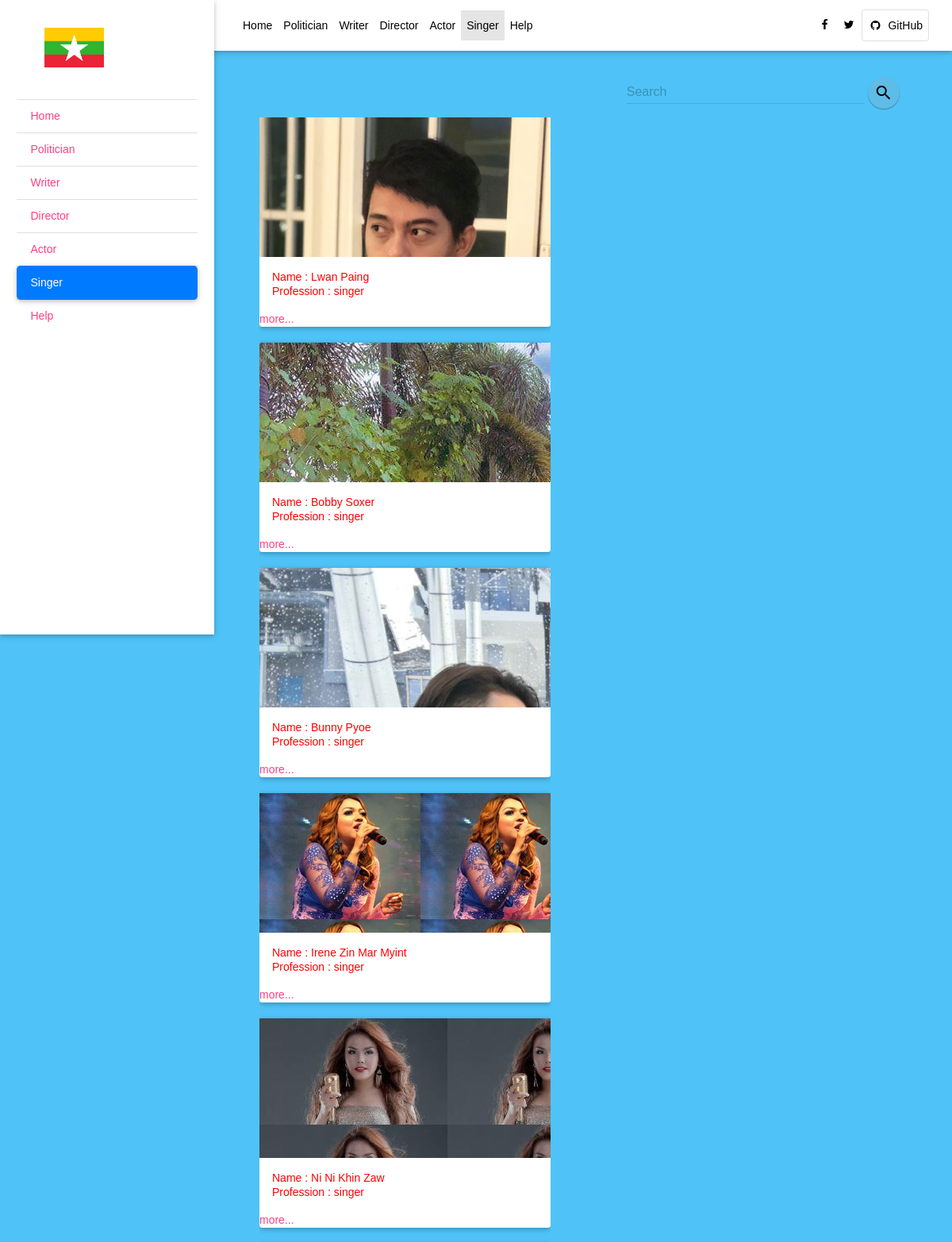
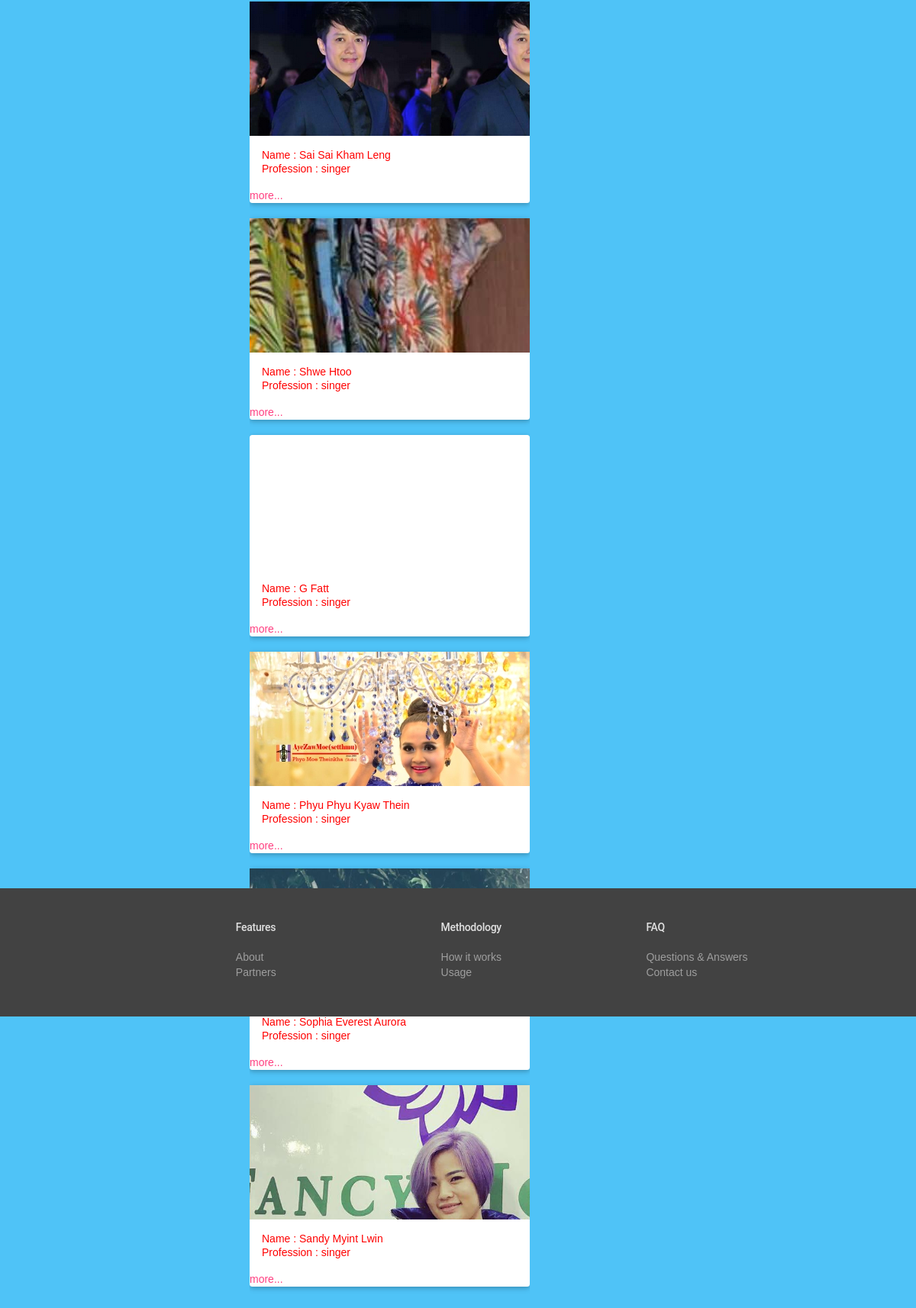
/aboutsinger.html, run on the app's committed database (2 pictures, top to bottom).
### main.py (models this page shows, shortened)
class Person(db.Model):
    id = db.Column(db.Integer,primary_key=True)
    name = db.Column(db.String(30),nullable=False)
    profession = db.Column(db.String(30),nullable=False)
    image = db.Column(db.Text,nullable=False)
    contact = db.Column(db.Text,nullable=False)

### main.py (the view)
@app.route('/aboutsinger.html', methods=['POST', 'GET'])
def singer():
    singer = Person.query.filter(Person.profession=="singer").all()
    return render_template("aboutsinger.html", singer=singer)

### templates/aboutsinger.html (shortened to what this page needs)
<!DOCTYPE html>
<html lang="en">
<head>
    <link rel="stylesheet" href="https://maxcdn.bootstrapcdn.com/font-awesome/4.7.0/css/font-awesome.min.css">
    <link href="{{ url_for('static', filename='css/bootstrap.css') }}" rel="stylesheet">
    <link href="{{ url_for('static', filename='css/mdb.css') }}" rel="stylesheet">
    <link href="{{ url_for('static', filename='css/style.css') }}" rel="stylesheet">
    <link rel="stylesheet" href="{{ url_for('static', filename='css/material.css') }}">
</head>
<body class="mdl-color--light-blue-300">
    <header>
        <nav class="navbar fixed-top navbar-expand-lg navbar-light white scrolling-navbar">
            <div class="container-fluid">
                <div class="collapse navbar-collapse" id="navbarSupportedContent">
                    <ul class="navbar-nav mr-auto">
                        <li class="nav-item">
                            <a class="nav-link waves-effect" href="https://realproject-whoiswhoinmyanmar.herokuapp.com/">Home
                            </a>
                        </li>
                        <li class="nav-item">
				<a class="nav-link waves-effect" href="aboutparli.html">Politician</a>
                        </li>
                        <li class="nav-item">
                            <a class="nav-link waves-effect" href="aboutwriter.html">Writer</a>
                        </li>
                        <li class="nav-item">
                            <a class="nav-link waves-effect" href="aboutdirector.html">Director</a>
                        </li>
			<li class="nav-item">
				<a class="nav-link waves-effect" href="aboutactor.html">Actor</a>
			</li>
			<li class="nav-item active">
				<a class="nav-link waves-effect" href="aboutsinger.html">Singer<span class="sr-only">(current)</span></a>
			</li>
			<li class="nav-item">
				<a class="nav-link waves-effect" href="help.html">Help</a>
			</li>
                    </ul>
                    <ul class="navbar-nav nav-flex-icons">
                        <li class="nav-item">
                            <a href="https://www.facebook.com/ah.thawm" class="nav-link waves-effect" target="_blank">
                                <i class="fa fa-facebook"></i>
                            </a>
                        </li>
                        <li class="nav-item">
                            <a href="https://twitter.com/SThawm" class="nav-link waves-effect" target="_blank">
                                <i class="fa fa-twitter"></i>
                            </a>
                        </li>
                        <li class="nav-item">
                            <a href="https://github.com/SanThorl/" class="nav-link border border-light rounded waves-effect"
                                target="_blank">
                                <i class="fa fa-github mr-2"></i>GitHub
                            </a>
                        </li>
                    </ul>
                </div>
            </div>
        </nav>
        <div class="sidebar-fixed position-fixed">
            <a class="logo-wrapper waves-effect">
		    <img src="{{ url_for('static', filename='img/Flag.PNG') }}" class="img-fluid" alt="">
            </a>
            <div class="list-group list-group-flush">
                <a href="https://realproject-whoiswhoinmyanmar.herokuapp.com/" class="list-group-item waves-effect">
                    Home
		</a>
                <a href="aboutparli.html" class="list-group-item waves-effect">
                    Politician
		</a>
                <a href="aboutwriter.html" class="list-group-item waves-effect">
                    Writer
		</a>
                <a href="aboutdirector.html" class="list-group-item waves-effect">
                    Director
		</a>
		<a href="aboutactor.html" class="list-group-item waves-effect">
			Actor
		</a>
		<a href="aboutsinger.html" class="list-group-item active waves-effect">
			Singer
		</a>
		<a href="help.html" class="list-group-item waves-effect">
			Help
		</a>
                            </div>
        </div>
    </header>
    <main class="pt-5 mx-lg-5">
        <div class="container-fluid mt-5">
 <div class="mdl-layout--large-screen-only mdl-layout__header-row">
<form action="/" method="POST" style="margin-left:55%;">
            <div class="mdl-textfield mdl-js-textfield  mdl-textfield--floating-label">
            <input class="mdl-textfield__input" type="text" name="search" id="sample3">
             <label class="mdl-textfield__label" for="sample3">Search</label>
          </div>
            <button class="mdl-button mdl-js-button mdl-button--fab mdl-button--mini-fab" name="submit">
              <i class="material-icons">search</i>
           </button>
          </form>
        </div>
<div style="width:45%; overflow:hidden">
{% for person in singer %}
  <div class="row">
    <div class="col s12 m7">
	    <div class="card">
<div class="card-image">
	<div class="card-wide" style={{person.image}} "center / cover">
           </div>
<div class="mdl-card__supporting-text">
	  <font color="red">
		  Name       : {{ person.name }} <br>
		  Profession : {{ person.profession }}<br>
  </div>
                  <div class="card-action">
<a href="{{ person.contact }}">more...</a>
        </div>
      </div>
    </div>
    </div>
  </div><br>
            {% endfor %}
  </div><br><br>
<br><br><br><br><br>
<div class="footer">
<footer class="mdl-mega-footer">
  <div class="mdl-mega-footer__middle-section">
    <div class="mdl-mega-footer__drop-down-section">
    </div>
    <div class="mdl-mega-footer__drop-down-section">
      <h1 class="mdl-mega-footer__heading">Features</h1>
      <ul class="mdl-mega-footer__link-list">
        <li><a href="about.html">About</a></li>
        <li><a href="partner.html">Partners</a></li>
      </ul>
    </div>
    <div class="mdl-mega-footer__drop-down-section">
      <h1 class="mdl-mega-footer__heading">Methodology</h1>
      <ul class="mdl-mega-footer__link-list">
        <li><a href="method.html">How it works</a></li>
        <li><a href="use.html">Usage</a></li>
      </ul>
    </div>
    <div class="mdl-mega-footer__drop-down-section">
      <h1 class="mdl-mega-footer__heading">FAQ</h1>
      <ul class="mdl-mega-footer__link-list">
        <li><a href="qa.html">Questions & Answers</a></li>
        <li><a href="contact.html">Contact us</a></li>
      </ul>
    </div>
  </div>
 </footer>
</div>
	</div>
    </main>
          </body>
</html>

### static/css/style.css (style rules this page uses)
.sidebar-fixed { height: 100vh; width: 270px; -webkit-box-shadow: 0 2px 5px 0 rgba(0, 0, 0, 0.16), 0 2px 10px 0 rgba(0, 0, 0, 0.12); box-shadow: 0 2px 5px 0 rgba(0, 0, 0, 0.16), 0 2px 10px 0 rgba(0, 0, 0, 0.12); z-index: 1050; background-color: #fff; padding: 1.5rem; padding-top: 0; }
.sidebar-fixed .list-group .active { -webkit-box-shadow: 0 2px 5px 0 rgba(0, 0, 0, 0.16), 0 2px 10px 0 rgba(0, 0, 0, 0.12); box-shadow: 0 2px 5px 0 rgba(0, 0, 0, 0.16), 0 2px 10px 0 rgba(0, 0, 0, 0.12); -webkit-border-radius: 5px; border-radius: 5px; }
.sidebar-fixed .logo-wrapper { padding: 2.5rem; }
.sidebar-fixed .logo-wrapper img { max-height: 50px; }
@media (min-width: 1200px) { .navbar, .page-footer, main { padding-left: 270px; } }

### templates/aboutsinger.html (style rules this page uses)
.footer { position: fixed; left: 0; bottom: 0; width: 100%; height:20%; color: white; text-align: left; }
.card-wide { width: 500px; color: #fff; height: 176px; }

### data on the page
Person: shows a picture, name "Lwan Paing", profession "singer"
Person: shows a picture, name "Bobby Soxer", profession "singer"
Person: shows a picture, name "Bunny Pyoe", profession "singer"
Person: shows a picture, name "Irene Zin Mar Myint", profession "singer"
Person: shows a picture, name "Ni Ni Khin Zaw", profession "singer"
Person: shows a picture, name "Sai Sai Kham Leng", profession "singer"
Person: shows a picture, name "Shwe Htoo", profession "singer"
Person: name "G Fatt", profession "singer"
Person: shows a picture, name "Phyu Phyu Kyaw Thein", profession "singer"
Person: name "Sophia Everest Aurora", profession "singer"
Person: shows a picture, name "Sandy Myint Lwin", profession "singer"
